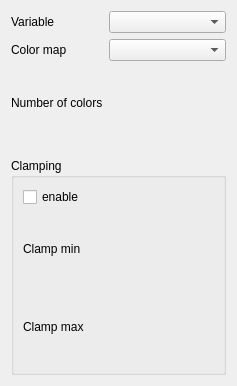
<?xml version="1.0" encoding="UTF-8"?>
<ui version="4.0">
 <class>ColorMapTab</class>
 <widget class="QWidget" name="ColorMapTab">
  <property name="geometry">
   <rect>
    <x>0</x>
    <y>0</y>
    <width>237</width>
    <height>386</height>
   </rect>
  </property>
  <property name="windowTitle">
   <string>Form</string>
  </property>
  <layout class="QVBoxLayout" name="verticalLayout">
   <item>
    <layout class="QFormLayout" name="formLayout">
     <item row="0" column="0">
      <widget class="QLabel" name="variableSelectorLabel">
       <property name="text">
        <string>Variable</string>
       </property>
      </widget>
     </item>
     <item row="0" column="1">
      <widget class="QComboBox" name="variableSelector"/>
     </item>
     <item row="1" column="0">
      <widget class="QLabel" name="colormapSelectorLabel">
       <property name="text">
        <string>Color map</string>
       </property>
      </widget>
     </item>
     <item row="1" column="1">
      <widget class="QComboBox" name="colormapSelector"/>
     </item>
     <item row="2" column="0">
      <widget class="QLabel" name="numColorsLabel">
       <property name="minimumSize">
        <size>
         <width>0</width>
         <height>72</height>
        </size>
       </property>
       <property name="text">
        <string>Number of colors</string>
       </property>
      </widget>
     </item>
     <item row="2" column="1">
      <widget class="IntSlider" name="numColorsSlider" native="true">
       <property name="minimumSize">
        <size>
         <width>0</width>
         <height>72</height>
        </size>
       </property>
       <zorder>variableSelectorLabel</zorder>
      </widget>
     </item>
    </layout>
   </item>
   <item>
    <widget class="QGroupBox" name="clampingGroupBox">
     <property name="title">
      <string>Clamping</string>
     </property>
     <layout class="QVBoxLayout" name="verticalLayout_2">
      <item>
       <widget class="QCheckBox" name="clampingCheckBox">
        <property name="text">
         <string>enable</string>
        </property>
       </widget>
      </item>
      <item>
       <layout class="QFormLayout" name="clampingFormLayout">
        <item row="0" column="0">
         <widget class="QLabel" name="clampingMinimumLabel">
          <property name="minimumSize">
           <size>
            <width>0</width>
            <height>72</height>
           </size>
          </property>
          <property name="text">
           <string>Clamp min</string>
          </property>
          <property name="alignment">
           <set>Qt::AlignLeading|Qt::AlignLeft|Qt::AlignVCenter</set>
          </property>
         </widget>
        </item>
        <item row="0" column="1">
         <widget class="FloatSlider" name="clampingMinimumSlider" native="true"/>
        </item>
        <item row="1" column="0">
         <widget class="QLabel" name="clampingMaximumLabel">
          <property name="minimumSize">
           <size>
            <width>0</width>
            <height>72</height>
           </size>
          </property>
          <property name="text">
           <string>Clamp max</string>
          </property>
          <property name="alignment">
           <set>Qt::AlignLeading|Qt::AlignLeft|Qt::AlignVCenter</set>
          </property>
         </widget>
        </item>
        <item row="1" column="1">
         <widget class="FloatSlider" name="clampingMaximumSlider" native="true">
          <property name="minimumSize">
           <size>
            <width>0</width>
            <height>72</height>
           </size>
          </property>
         </widget>
        </item>
       </layout>
      </item>
     </layout>
     <zorder>gridLayoutWidget</zorder>
     <zorder>clampingCheckBox</zorder>
     <zorder>formLayoutWidget_2</zorder>
    </widget>
   </item>
  </layout>
 </widget>
 <customwidgets>
  <customwidget>
   <class>FloatSlider</class>
   <extends>QWidget</extends>
   <header>view/floatslider.h</header>
   <container>1</container>
  </customwidget>
  <customwidget>
   <class>IntSlider</class>
   <extends>QWidget</extends>
   <header location="global">view/intslider.h</header>
   <container>1</container>
  </customwidget>
 </customwidgets>
 <resources/>
 <connections/>
</ui>
